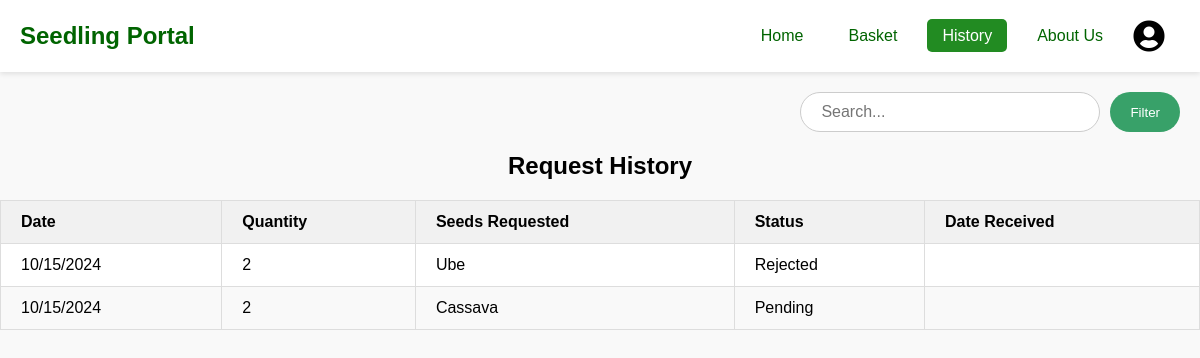
The app's page /cagro/history.php (signed in) with its own data.
### tables this page shows
CREATE TABLE `requests` (
  `id` int(11) NOT NULL,
  `user_id` int(11) DEFAULT NULL,
  `items_requested` varchar(255) NOT NULL,
  `qty` int(255) DEFAULT NULL,
  `status` enum('Pending','Approved','Rejected','Claimed') DEFAULT 'Pending',
  `date_received` date DEFAULT NULL,
  `created_at` timestamp NULL DEFAULT current_timestamp(),
  `updated_at` timestamp NULL DEFAULT current_timestamp() ON UPDATE current_timestamp()
);

### cagro/history.php (the view, shortened to what this page needs)
<?php
include "config.php";
if (isset($_SESSION["user_id"])) {
    $user_id = $_SESSION["user_id"];
    $sql = "SELECT * FROM requests WHERE user_id = ?";
    $stmt = $con->prepare($sql);
    $stmt->bind_param("i", $user_id);
    if (!$stmt->execute()) {
        die("ERROR: Could not execute the statement. " . $stmt->error);
    }
    $result = $stmt->get_result();
} else {
    $result = null;
}
?>
<!DOCTYPE html>
<html lang="en">
<head>
    <link rel="stylesheet" href="https://cdnjs.cloudflare.com/ajax/libs/font-awesome/5.15.3/css/all.min.css">
</head>
<body>
<div class="navbar">
    <div class="logo">Seedling Portal</div>
    <ul class="nav-links">
        <li><a href="cagro.php" >Home</a></li>
        <li><a href="basket.php">Basket</a></li>
        <li><a href="history.php" class="active">History</a></li>
        <li><a href="about_us.php">About Us</a></li>
        <li class="profile-icon">
                <i class="fas fa-user-circle" id="profileIcon"></i>
            </li>
    </ul>
</div>
    <div class="search-container">
        <input type="text" placeholder="Search...">
        <button class="filter-btn">
            <i class="fas fa-filter"></i> Filter
        </button>
    </div>
    <h1 class="title">Request History</h1>
    <div class="table-container">
        <table>
            <thead>
                <tr>
                    <th>Date</th>
                    <th>Quantity</th>
                    <th>Seeds Requested</th>
                    <th>Status</th>
                    <th>Date Received</th>
                </tr>
            </thead>
            <tbody>
            <?php
                if (isset($result) && $result->num_rows > 0) {
                    while ($row = $result->fetch_assoc()) {
                        echo "<tr>
                                <td>" . htmlspecialchars(date('m/d/Y', strtotime($row['created_at']))) . "</td>
                                <td>" . htmlspecialchars($row['qty']) . "</td>
                                <td>" . htmlspecialchars($row['items_requested']) . "</td>
                                <td>" . htmlspecialchars($row['status']) . "</td>
                                <td>" . htmlspecialchars($row['date_received']) . "</td>
                              </tr>";
                    }
                } else {
                    echo "<tr><td colspan='5'>No requests found.</td></tr>";
                }
                ?>
            </tbody>
        </table>
    </div>
</body>
</html>

### cagro/history.php (style rules this page uses)
* { margin: 0; padding: 0; box-sizing: border-box; }
body { font-family: Arial, sans-serif; background-color: #f9f9f9; }
.navbar { display: flex; justify-content: space-between; align-items: center; background-color: #fff; padding: 20px 20px; box-shadow: 0 2px 5px rgba(0, 0, 0, 0.1); position: sticky; top: 0; z-index: 1000; }
.logo { font-size: 24px; font-weight: bold; color: #006400; flex: 1; }
.nav-links { list-style: none; display: flex; align-items: center; margin: 0; padding: 0; }
.profile-icon { width: 32px; height: 32px; display: flex; align-items: center; justify-content: center; }
.profile-icon i { font-size: 32px; }
.nav-links { list-style-type: none; display: flex; margin: 0; }
.nav-links li { margin-right: 15px; }
.nav-links li a { text-decoration: none; color: #006400; font-size: 16px; padding: 8px 15px; border-radius: 5px; transition: background-color 0.3s ease, color 0.3s ease; }
.nav-links li a.active { background-color: #228B22; color: white; }
.search-container { display: flex; justify-content: flex-end; margin: 20px; }
.search-container input { width: 100%; max-width: 300px; padding: 10px 40px 10px 20px; border-radius: 50px; border: 1px solid #ccc; font-size: 16px; position: relative; }
.filter-btn { background-color: #38a169; color: white; border: none; padding: 10px 20px; border-radius: 50px; margin-left: 10px; display: flex; align-items: center; cursor: pointer; }
.title { font-size: 24px; font-weight: 600; text-align: center; margin-bottom: 20px; }
.table-container { overflow-x: auto; margin-top: 20px; }
table { width: 100%; border-collapse: collapse; background-color: #fff; }
th, td { padding: 12px 20px; border-bottom: 1px solid #ddd; text-align: left; }
th { background-color: #f1f1f1; font-weight: 600; border-top: 1px solid #ddd; }
tr:nth-child(even) { background-color: #f9f9f9; }
table, th, td { border: 1px solid #ddd; }

### records on screen
requests: created_at "10/15/2024", qty "2", items_requested "Ube", status "Rejected"
requests: created_at "10/15/2024", qty "2", items_requested "Cassava", status "Pending"
